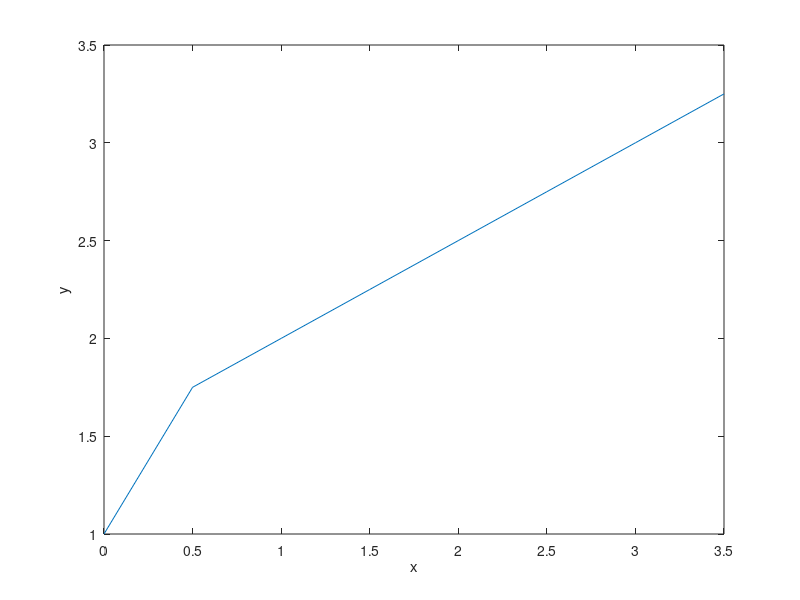

MATLAB code for this plot:
%% TAYLOR METHOD

clc
clear all
f = @(x,y) (y==2*x+1); %y'=2x+1  
fprime=@(x,y) (2); %y''=2
%% Values 

 a = 0; %start
 b = 3; %end
 n = 6; %number of iterations           
 y0 = 1; %y0=1

 h = (b-a)/n; %step size = 0.5                                              
 x=[a zeros(1,n)]; 
 y=[y0 zeros(1,n)];


 for i = 1:n+1
     x(i+1)=x(i)+h;
     yprime=f(x(i),y(i))+(h/2)*fprime(x(i),y(i));
     y(i+1)=y(i)+h*yprime;
     fprintf('%5.4f  %11.8f\n', x(i), y(i));
 end
%% PLOT

     figure (1)
     plot(x,y)
     xlabel ('x')
     ylabel('y')